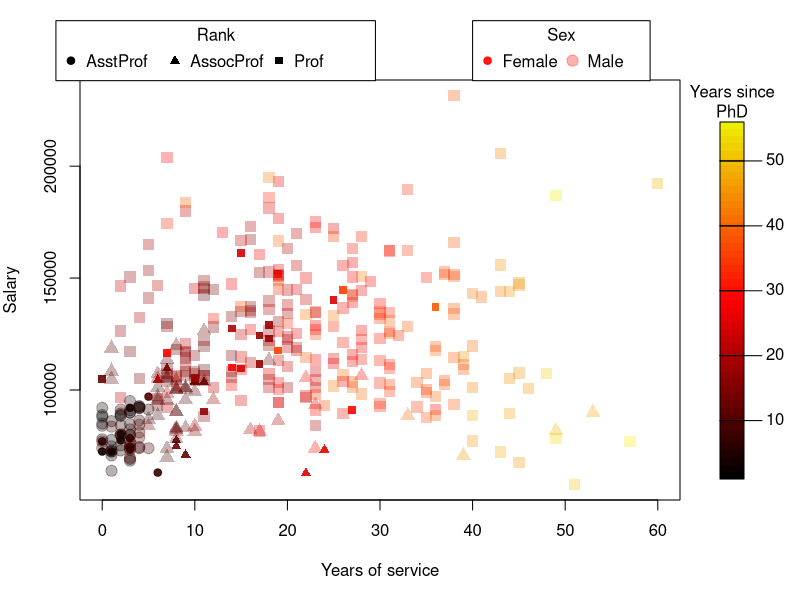
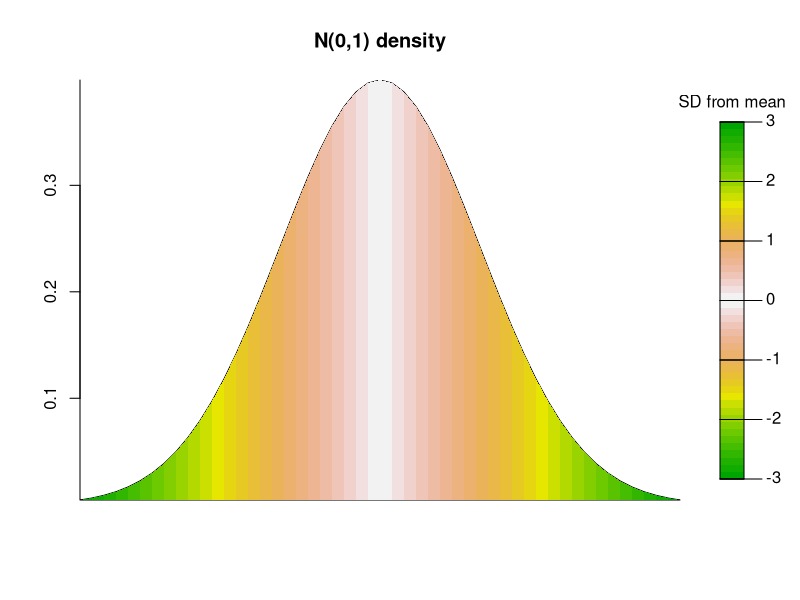

R code for these plots, in order:

##########
## 25.1 ##
##########
library("car")
#(a)
cols1 <- colorRampPalette(c("black","red","yellow2"))
cols2 <- colorRamp(c("black","red","yellow2"))
#(b)
##(i)
rank.pchs <- c(19,17,15)[as.numeric(Salaries$rank)]
##(ii)
sex.cexs <- c(1,1.5)[as.numeric(Salaries$sex)]
#(c)
normalize <- function(datavec){
  lo <- min(datavec,na.rm=TRUE)
  up <- max(datavec,na.rm=TRUE)
  datanorm <- (datavec-lo)/(up-lo)
  return(datanorm)
}
phd.norm <- normalize(Salaries$yrs.since.phd)
phd.cols <- rgb(cols2(phd.norm),maxColorValue=255)
#(d)
phd.cols[Salaries$sex=="Female"] <- adjustcolor(phd.cols[Salaries$sex=="Female"],alpha=0.9)
phd.cols[Salaries$sex=="Male"] <- adjustcolor(phd.cols[Salaries$sex=="Male"],alpha=0.3)
#(e)
par(mar=c(5,4,4,6))
plot(Salaries$salary~Salaries$yrs.service,col=phd.cols,pch=rank.pchs,cex=sex.cexs,xlab="Years of service",ylab="Salary")
#(f)
legend(-5,265000,legend=levels(Salaries$rank),title="Rank",pch=c(19,17,15),xpd=TRUE,horiz=TRUE)
legend(40,265000,legend=levels(Salaries$sex),title="Sex",pch=c(19,19),pt.cex=c(1,1.5),col=c(adjustcolor("red",0.9),adjustcolor("red",0.3)),xpd=TRUE,horiz=T)
#(g)
library("shape")
colorlegend(col=cols1(50),zlim=range(Salaries$yrs.since.phd),zval=seq(10,50,10),main="Years since\nPhD")
#(h)
tcols <- terrain.colors(25)
fillcols <- c(tcols,tcols[25:1])
#(i)
nvals <- 51
vals <- seq(-3,3,length=nvals)
normvals <- dnorm(vals)
#(j)
plot(vals,normvals,type="l",xaxs="i",yaxs="i",xlab="",ylab="",bty="L",xaxt="n",main="N(0,1) density")
#(k)
for(i in 1:(nvals-1)){
  polygon(x=rep(vals[c(i,i+1)],each=2),y=c(0,normvals[c(i,i+1)],0),border=NA,col=fillcols[i])
}
#(l)
library("shape")
colorlegend(fillcols,zlim=range(vals),zval=-3:3,main="SD from mean")

